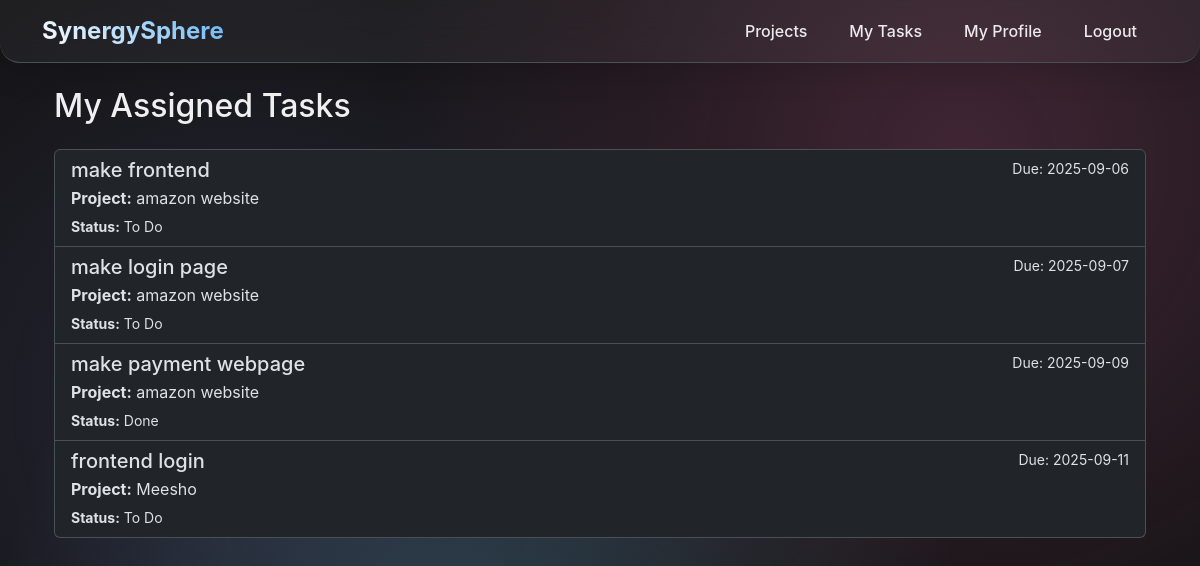
/my_tasks (signed in), run on the app's committed database.
### app.py (models this page shows)
class Task(db.Model):
    id = db.Column(db.Integer, primary_key=True)
    content = db.Column(db.Text, nullable=False)
    status = db.Column(db.String(20), nullable=False, default='To Do')
    priority = db.Column(db.Integer, nullable=False, default=50)
    due_date = db.Column(db.Date, nullable=True)
    project_id = db.Column(db.Integer, db.ForeignKey('project.id'), nullable=False)
    assignee_id = db.Column(db.Integer, db.ForeignKey('user.id'), nullable=True)
    comments = db.relationship('Comment', backref='task', lazy=True, cascade="all, delete-orphan")

class Project(db.Model):
    id = db.Column(db.Integer, primary_key=True)
    name = db.Column(db.String(100), nullable=False)
    description = db.Column(db.Text, nullable=True)
    tags = db.Column(db.String(200), nullable=True)
    deadline = db.Column(db.Date, nullable=True)
    priority = db.Column(db.String(20), nullable=True)
    tasks = db.relationship('Task', backref='project', lazy=True, cascade="all, delete-orphan")

### app.py (the view)
@app.route('/my_tasks')
@login_required
def my_tasks():
    tasks = Task.query.filter_by(assignee_id=current_user.id).order_by(Task.due_date.asc()).all()
    return render_template('my_tasks.html', tasks=tasks)

### app.py (called while the page is built)
@login_manager.user_loader
def load_user(user_id):
    return User.query.get(int(user_id))

### templates/my_tasks.html (shortened to what this page needs)
{% extends "layout.html" %}
{% block content %}
<div class="container">
    <h2 class="mb-4">My Assigned Tasks</h2>
    <div class="list-group">
        {% for task in tasks %}
            <a href="{{ url_for('task_detail', task_id=task.id) }}" class="list-group-item list-group-item-action">
                <div class="d-flex w-100 justify-content-between">
                    <h5 class="mb-1">{{ task.content }}</h5>
                    <small>Due: {{ task.due_date.strftime('%Y-%m-%d') }}</small>
                </div>
                <p class="mb-1"><strong>Project:</strong> {{ task.project.name }}</p>
                <small><strong>Status:</strong> {{ task.status }}</small>
            </a>
        {% else %}
            <div class="list-group-item">
                <p class="mb-1">You have no tasks assigned to you. Great job!</p>
            </div>
        {% endfor %}
    </div>
</div>
{% endblock %}

### templates/layout.html (shortened to what this page needs)
<!DOCTYPE html>
<html lang="en" data-bs-theme="dark">
<head>
    <link href="https://cdn.jsdelivr.net/npm/bootstrap@5.3.3/dist/css/bootstrap.min.css" rel="stylesheet">
    <link rel="stylesheet" href="{{ url_for('static', filename='css/style.css') }}">
</head>
<body>
    <nav class="navbar navbar-expand-lg navbar-dark bg-dark border-bottom">
        <div class="container">
            <a class="navbar-brand" href="{{ url_for('dashboard') }}">SynergySphere</a>
            <div class="d-flex">
                <ul class="navbar-nav me-auto mb-2 mb-lg-0">
                    {% if current_user.is_authenticated %}
                        <li class="nav-item">
                            <a class="nav-link" href="{{ url_for('dashboard') }}">Projects</a>
                        </li>
                        <li class="nav-item">
                            <a class="nav-link" href="{{ url_for('my_tasks') }}">My Tasks</a>
                        </li>
                        <li class="nav-item">
                            <a class="nav-link" href="{{ url_for('profile') }}">My Profile</a>
                        </li>
                        <li class="nav-item">
                            <a class="nav-link" href="{{ url_for('logout') }}">Logout</a>
                        </li>
                    {% else %}
                        <li class="nav-item">
                            <a class="nav-link" href="{{ url_for('login') }}">Login / Register</a>
                        </li>
                    {% endif %}
                </ul>
            </div>
        </div>
    </nav>
    <main class="container mt-4">
        {% block content %}{% endblock %}
    </main>
</body>
</html>

### static/css/style.css (style rules this page uses)
* { margin: 0; padding: 0; box-sizing: border-box; }
body { font-family: 'Poppins', -apple-system, BlinkMacSystemFont, 'Segoe UI', Roboto, Oxygen, Ubuntu, Cantarell, sans-serif; background: url('../img/background.jpg') no-repeat center center fixed; background-size: cover; min-height: 100vh; color: #f0f0f0; position: relative; overflow-x: hidden; }
body::before { content: ''; position: fixed; top: 0; left: 0; width: 100%; height: 100%; background: radial-gradient(circle at 20% 50%, rgba(120, 119, 198, 0.2) 0%, transparent 50%), radial-gradient(circle at 80% 20%, rgba(255, 119, 198, 0.2) 0%, transparent 50%), radial-gradient(circle at 40% 80%, rgba(120, 219, 255, 0.2) 0%, transparent 50%); animation: gradientShift 10s ease-in-out infinite; z-index: -2; }
.navbar { background: rgba(255, 255, 255, 0.05) !important; backdrop-filter: blur(15px); border-bottom: 1px solid rgba(255, 255, 255, 0.1); border-radius: 0 0 20px 20px; box-shadow: 0 8px 32px rgba(0,0,0,0.15); }
.navbar-brand { font-weight: 700 !important; font-size: 1.5rem !important; background: linear-gradient(45deg, #fff, #64b5f6); background-clip: text; -webkit-background-clip: text; -webkit-text-fill-color: transparent; }
.navbar-nav .nav-link { color: rgba(255, 255, 255, 0.9) !important; font-weight: 500; transition: all 0.3s ease; border-radius: 20px; padding: 8px 16px !important; margin: 0 5px; }

### data on the page
Task: content "make frontend", due_date "2025-09-06", project.name "amazon website", status "To Do"
Task: content "make login page", due_date "2025-09-07", project.name "amazon website", status "To Do"
Task: content "make payment webpage", due_date "2025-09-09", project.name "amazon website", status "Done"
Task: content "frontend login", due_date "2025-09-11", project.name "Meesho", status "To Do"
